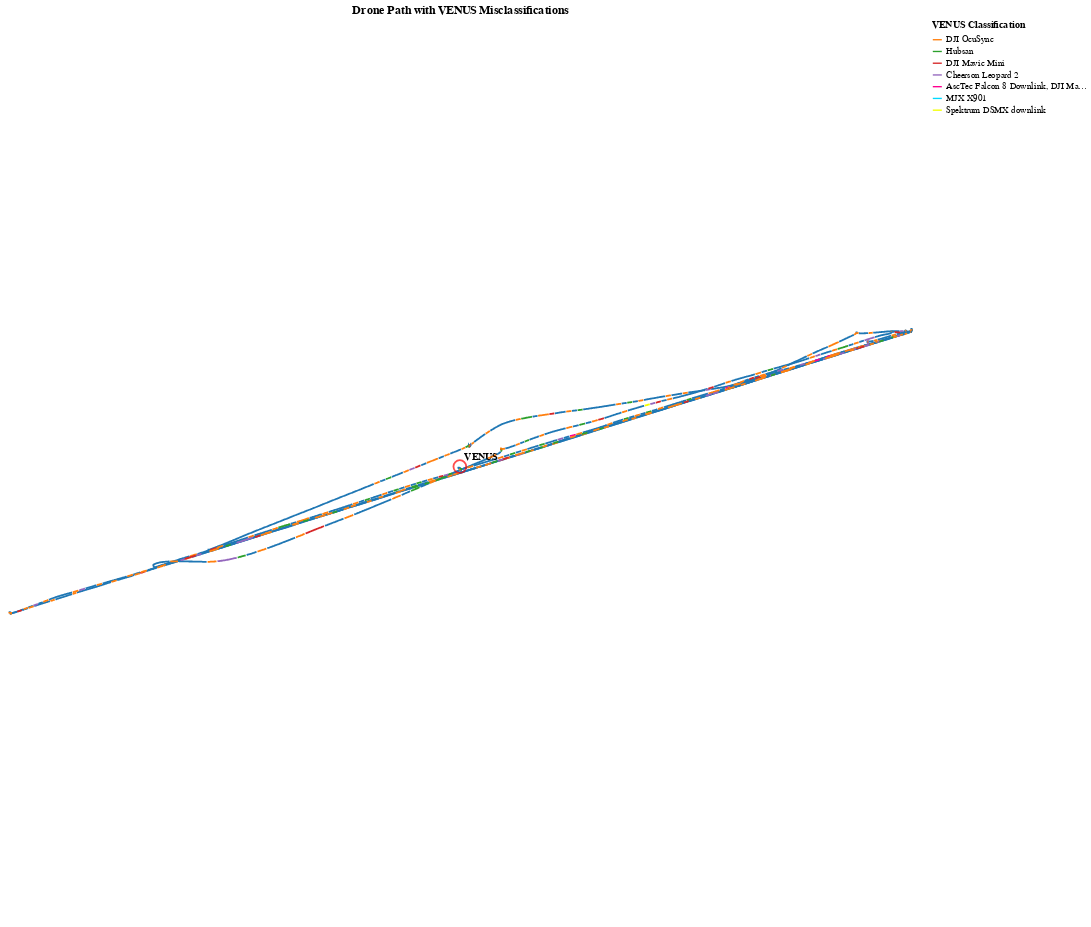

The code cell stored with this chart in its notebook:
### Markdown cell above
#### Visualization 3: Drone Path with VENUS Misclassifications (Geographic Projection)

### Code cell
# clean copies and prep
venus = venus_2_2.copy()
truth = truth_2_2.copy()

venus['predicted'] = ['DJI Mavic Pro' if 'Mavic Pro' in name else name for name in venus['name']]
venus['datetime'] = pd.to_datetime(venus['datetime']).dt.round('1s')
truth['datetime'] = pd.to_datetime(truth['datetime']).dt.round('1s')

venus_df = pd.DataFrame({
    'latitude': [51.5192716],
    'longitude': [5.8579155],
    'label': ['VENUS']
})

# join and set classification logic
df = pd.merge(truth, venus[['datetime', 'predicted']], on='datetime', how='left')
df = df.drop_duplicates(subset=['datetime', 'latitude', 'longitude'])
df['predicted'] = df['predicted'].fillna('DJI Mavic Pro')
df['is_correct'] = df['predicted'] == 'DJI Mavic Pro'

# label = 'correct' or actual mislabel
df['status'] = df.apply(
    lambda row: 'Correct' if row['is_correct'] else row['predicted'],
    axis=1
)

# assign unique id to each continuous segment
df['group_id'] = (df['status'] != df['status'].shift()).cumsum()

# define color scale for mislabels only (excluding 'Correct')
color_scale = alt.Scale(
    domain=[
        'DJI OcuSync', 'Hubsan', 'DJI Mavic Mini', 'Cheerson Leopard 2',
        'AscTec Falcon 8 Downlink, DJI Mavic Mini', 'MJX X901', 'Spektrum DSMX downlink'
    ],
    range=['#ff7f0e', '#2ca02c', '#d62728', '#9467bd', "#ff0090", "#00d9ff", "#f2ff00"]
)

# split into correct and mislabeled
df_correct = df[df['status'] == 'Correct']
df_mislabeled = df[df['status'] != 'Correct']

# line for correct predictions (blue, no legend)
correct_path = alt.Chart(df_correct).mark_line(color='#1f77b4').encode(
    longitude='longitude:Q',
    latitude='latitude:Q',
    detail='group_id:N',
    tooltip=['datetime:T', 'predicted']
)

# line for misclassified predictions (colored by label, with legend)
mislabeled_path = alt.Chart(df_mislabeled).mark_line().encode(
    longitude='longitude:Q',
    latitude='latitude:Q',
    color=alt.Color('status:N', scale=color_scale, title='VENUS Classification'),
    detail='group_id:N',
    tooltip=['datetime:T', 'predicted']
)

# combine the two path layers
colored_path = (correct_path + mislabeled_path).project(
    type='mercator'
).properties(
    width=1000,
    height=1000,
    title='Drone Path with VENUS Misclassifications'
)

# define static point chart for venus
venus_dot = alt.Chart(venus_df).mark_point(
    color='red',
    size=200,
    shape='circle'
).encode(
    longitude='longitude:Q',
    latitude='latitude:Q',
    tooltip=['label']
)

# add a text label slightly above the dot
venus_label = alt.Chart(venus_df).mark_text(
    align='left',
    baseline='bottom',
    dx=5,
    dy=-5,
    fontWeight='bold',
    color='black'
).encode(
    longitude='longitude:Q',
    latitude='latitude:Q',
    text='label:N'
)

# final layered chart
final_chart = colored_path + venus_dot + venus_label
final_chart

### Figure 1 — Vega-Lite specification as saved in the notebook (floating-point values rounded to 4 significant figures; data arrays with more than 128 entries replaced by an {"elided": "..."} marker saying what was removed)
{"config": {"view": {"continuousWidth": 300, "continuousHeight": 300}}, "layer": [{"data": {"name": "data-f2f0e43fe113cbd5fbfa1d9ae7a100ad"}, "mark": {"type": "line", "color": "#1f77b4"}, "encoding": {"detail": {"field": "group_id", "type": "nominal"}, "latitude": {"field": "latitude", "type": "quantitative"}, "longitude": {"field": "longitude", "type": "quantitative"}, "tooltip": [{"field": "datetime", "type": "temporal"}, {"field": "predicted", "type": "nominal"}]}}, {"data": {"name": "data-3e3c637fa92bd8708eddb7b9cbc2ced7"}, "mark": {"type": "line"}, "encoding": {"color": {"field": "status", "scale": {"domain": ["DJI OcuSync", "Hubsan", "DJI Mavic Mini", "Cheerson Leopard 2", "AscTec Falcon 8 Downlink, DJI Mavic Mini", "MJX X901", "Spektrum DSMX downlink"], "range": ["#ff7f0e", "#2ca02c", "#d62728", "#9467bd", "#ff0090", "#00d9ff", "#f2ff00"]}, "title": "VENUS Classification", "type": "nominal"}, "detail": {"field": "group_id", "type": "nominal"}, "latitude": {"field": "latitude", "type": "quantitative"}, "longitude": {"field": "longitude", "type": "quantitative"}, "tooltip": [{"field": "datetime", "type": "temporal"}, {"field": "predicted", "type": "nominal"}]}}, {"data": {"name": "data-080c3ffeea299f2e5f72a7d1571b507f"}, "mark": {"type": "point", "color": "red", "shape": "circle", "size": 200}, "encoding": {"latitude": {"field": "latitude", "type": "quantitative"}, "longitude": {"field": "longitude", "type": "quantitative"}, "tooltip": [{"field": "label", "type": "nominal"}]}}, {"data": {"name": "data-080c3ffeea299f2e5f72a7d1571b507f"}, "mark": {"type": "text", "align": "left", "baseline": "bottom", "color": "black", "dx": 5, "dy": -5, "fontWeight": "bold"}, "encoding": {"latitude": {"field": "latitude", "type": "quantitative"}, "longitude": {"field": "longitude", "type": "quantitative"}, "text": {"field": "label", "type": "nominal"}}}], "height": 1000, "projection": {"type": "mercator"}, "title": "Drone Path with VENUS Misclassifications", "width": 1000, "$schema": "https://vega.github.io/schema/vega-lite/v5.20.1.json", "datasets": {"data-f2f0e43fe113cbd5fbfa1d9ae7a100ad": {"elided": "7433 records"}, "data-3e3c637fa92bd8708eddb7b9cbc2ced7": {"elided": "2942 records"}, "data-080c3ffeea299f2e5f72a7d1571b507f": [{"latitude": 51.52, "longitude": 5.858, "label": "VENUS"}]}}
